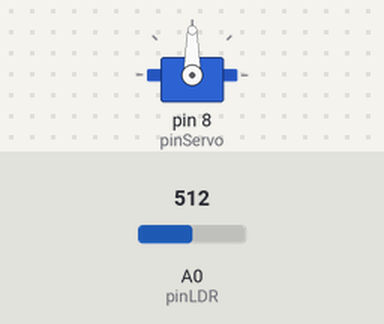
The sketch below on a simulated Arduino Uno, built with avr-gcc and run on an emulated ATmega328P. Shown: servo. The test bench sets the inputs (shaded band); at power-on: A0 (pinLDR) = 512.

Above: at 1.2 s.
1.3 s: A0 (pinLDR) set to 716
At 2.7 s:
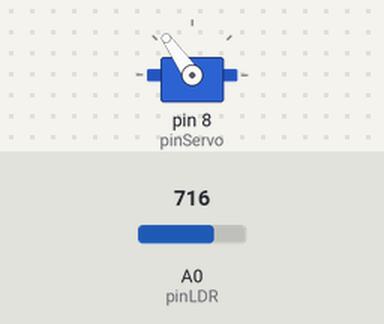
3.0 s: A0 (pinLDR) set to 900
At 4.1 s:
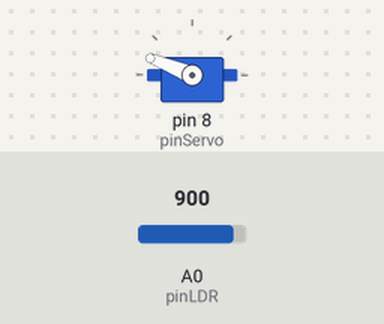
4.5 s: A0 (pinLDR) set to 1023
At 5.2 s:
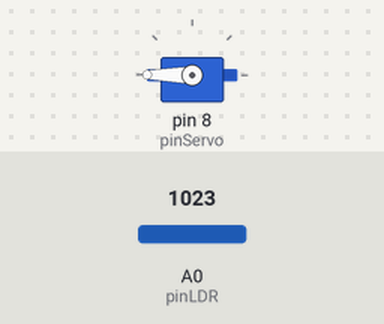
6.0 s: A0 (pinLDR) set to 306
At 6.4 s:
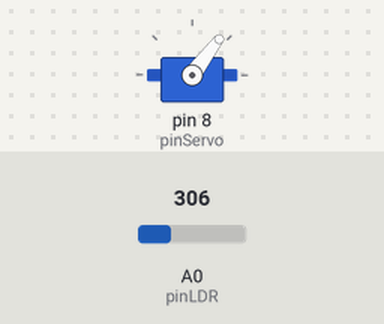
7.5 s: A0 (pinLDR) set to 122
At 8.8 s:
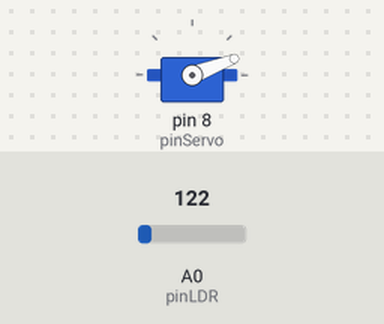
Timing chart, 0 to 10.0 s (numbered marks = the images above; inputs shaded):
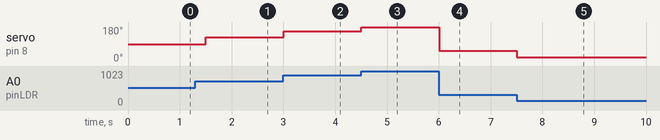

The sketch:

clase_4_arduino_servo_y_ldr.ino
```cpp
/*
 Controlling a servo position using a potentiometer (variable resistor)
 by Michal Rinott <http://people.interaction-ivrea.it/m.rinott>

 modified on 8 Nov 2013
 by Scott Fitzgerald
 http://www.arduino.cc/en/Tutorial/Knob
*/

#include <Servo.h>

Servo myservo;  // create servo object to control a servo
#define pinServo 8
#define pinLDR A0
int potpin = 8;  // analog pin used to connect the potentiometer

int val;    // variable to read the value from the analog pin

void setup()
{
  Serial.begin(9600);
  myservo.attach(pinServo);  // attaches the servo on pin 9 to the servo object

}

void loop() {
  int valor = analogRead(pinLDR);
  int angulo = map(valor, 0, 1023, 0, 180);
  myservo.write(angulo);
  delay(250);

}
```

Measured:
- after the input at 1.3 s, servo on pin 8 (pinServo): 90° → 125° after 0.20 s
- after the input at 3.0 s, servo on pin 8 (pinServo): 125° → 158° at once
- after the input at 4.5 s, servo on pin 8 (pinServo): 158° → 180° at once
- after the input at 6.0 s, servo on pin 8 (pinServo): 180° → 53° at once
- after the input at 7.5 s, servo on pin 8 (pinServo): 53° → 21° at once
